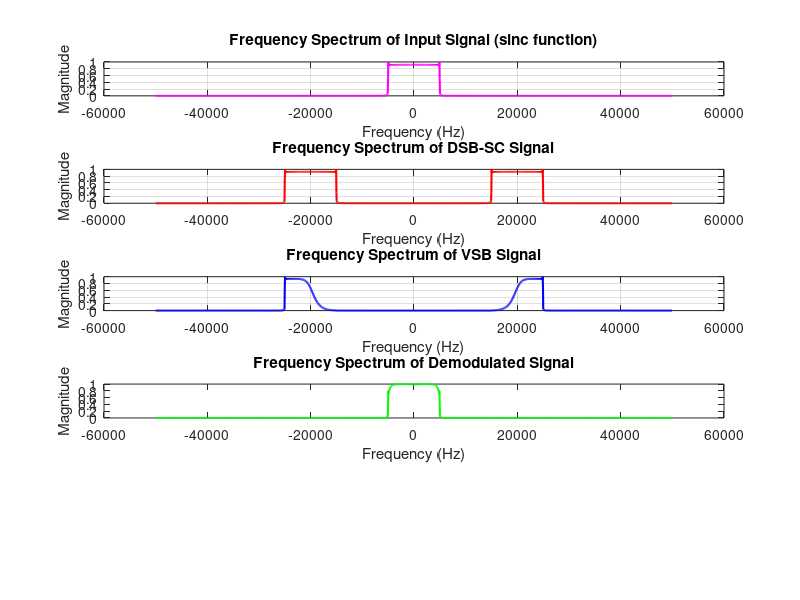

Reproduce this figure in MATLAB.
fs = 1e5;
t = -0.01:1/fs:0.01;  
fc = 2e4;  
m = sinc(1e4*t); 
carrier = cos(2*pi*fc*t); 
dsb_sc = m .* carrier; 
Wn = (fc - 2) / (fs/2) 
[b, a] = butter(15, Wn, 'high'); 
vsb = filter(b, a, dsb_sc);
demodulated = vsb .* carrier;  
cutoff_lp = 5e3 / (fs/2);  
[b_lp, a_lp] = butter(8, cutoff_lp, 'low'); 
demodulated_filtered = filter(b_lp, a_lp, demodulated);
N = length(t);
f = (-N/2:N/2-1)*(fs/N);
m_fft = fftshift(fft(m, N));  
dsb_sc_fft = fftshift(fft(dsb_sc, N));
vsb_fft = fftshift(fft(vsb, N));
demodulated_fft = fftshift(fft(demodulated_filtered, N));
m_fft_normalized = m_fft / max(abs(m_fft));
dsb_sc_fft_normalized = dsb_sc_fft / max(abs(dsb_sc_fft));
vsb_fft_normalized = vsb_fft / max(abs(vsb_fft));
demodulated_fft_normalized = demodulated_fft / max(abs(demodulated_fft));

%بلوت للانبوت
figure;
subplot(5,1,1);
plot(f, abs(m_fft_normalized), 'm', 'LineWidth', 1.5);
title('Frequency Spectrum of Input Signal (sinc function)');
xlabel('Frequency (Hz)');
ylabel('Magnitude');
grid on;
%بلوت للدبل سايد باند
subplot(5,1,2);
plot(f, abs(dsb_sc_fft_normalized), 'r', 'LineWidth', 1.5);
title('Frequency Spectrum of DSB-SC Signal');
xlabel('Frequency (Hz)');
ylabel('Magnitude');
grid on;
%vsb plot
subplot(5,1,3);
plot(f, abs(vsb_fft_normalized), 'b', 'LineWidth', 1.5);
title('Frequency Spectrum of VSB Signal');
xlabel('Frequency (Hz)');
ylabel('Magnitude');
grid on;
%demodultaed
subplot(5,1,4);
plot(f, abs(demodulated_fft_normalized), 'g', 'LineWidth', 1.5);
title('Frequency Spectrum of Demodulated Signal');
xlabel('Frequency (Hz)');
ylabel('Magnitude');